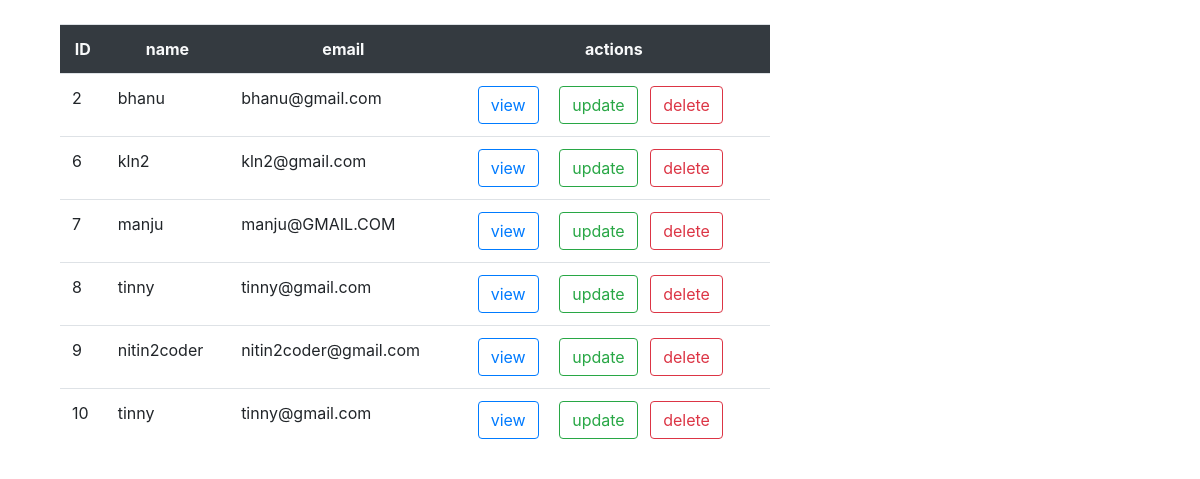
/displayRegister/, run on the app's committed database.
### FirstApp/models.py (models this page shows)
class Register(models.Model):
	name=models.CharField(max_length=50)
	email=models.EmailField(max_length=50)

### FirstApp/views.py (the view)
# urls.py: path('displayRegister/',views.displayRegister,name="displayReg"),
def displayRegister(req):
	data=Register.objects.all()
	return render(req,"html/displayRegister.html",{'data':data})

### FirstApp/templates/html/displayRegister.html (shortened to what this page needs)
{% load static %}
<!DOCTYPE html>
<html>
<head>
  <link rel="stylesheet" type="text/css" href="{% static 'css/bootstrap.min.css' %}">
</head>
<body>
	<div class="container mt-4">
		<div class="col-md-8">
			<table  class=" table table-hover table-border col-md-6 mt-4">
				<tr class="bg-dark text-center text-light">
					<th>ID</th>
					<th>name</th>
					<th>email</th>
					<th>actions</th>
				</tr>
				{% for row in data %}
				<tr>
					<td>{{row.id}}</td>
					<td>{{row.name}}</td>
					<td>{{row.email}}</td>
					<td>
						<a href="{% url 'singleView' row.id %}"  class="btn btn-outline-primary mx-2">view</a>
						<a href="{% url 'singleUpdate' row.id %}"  class="btn btn-outline-success mx-2">update</a>
						<a href="{% url 'singleDelete' row.id %}"  class="btn btn-outline-danger">delete</a>
					</td>
				</tr>
				{% endfor %}
			</table>
		</div>
</div>
</body>
</html>

### data on the page
Register: id "2", name "bhanu", email "bhanu@gmail.com"
Register: id "6", name "kln2", email "kln2@gmail.com"
Register: id "7", name "manju", email "manju@GMAIL.COM"
Register: id "8", name "tinny", email "tinny@gmail.com"
Register: id "9", name "nitin2coder", email "nitin2coder@gmail.com"
Register: id "10", name "tinny", email "tinny@gmail.com"
